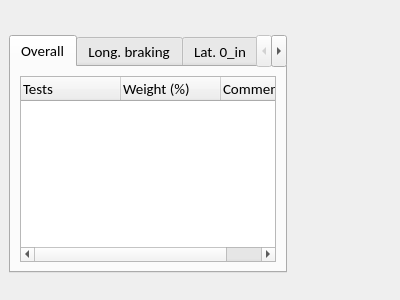
<?xml version="1.0" encoding="UTF-8"?>
<ui version="4.0">
 <class>QWFormSetWeight1</class>
 <widget class="QWidget" name="QWFormSetWeight1">
  <property name="geometry">
   <rect>
    <x>0</x>
    <y>0</y>
    <width>400</width>
    <height>300</height>
   </rect>
  </property>
  <property name="windowTitle">
   <string>Form</string>
  </property>
  <widget class="QTabWidget" name="tabWidget">
   <property name="geometry">
    <rect>
     <x>9</x>
     <y>35</y>
     <width>278</width>
     <height>238</height>
    </rect>
   </property>
   <property name="font">
    <font>
     <family>Calibri</family>
     <pointsize>11</pointsize>
    </font>
   </property>
   <property name="whatsThis">
    <string>&lt;html&gt;&lt;head/&gt;&lt;body&gt;&lt;p&gt;&lt;br/&gt;&lt;/p&gt;&lt;/body&gt;&lt;/html&gt;</string>
   </property>
   <property name="currentIndex">
    <number>0</number>
   </property>
   <widget class="QWidget" name="overall">
    <attribute name="title">
     <string>Overall</string>
    </attribute>
    <layout class="QGridLayout" name="gridLayout">
     <item row="0" column="0">
      <widget class="QTreeWidget" name="tree_overall">
       <property name="font">
        <font>
         <family>Calibri</family>
         <pointsize>11</pointsize>
        </font>
       </property>
       <column>
        <property name="text">
         <string>Tests</string>
        </property>
       </column>
       <column>
        <property name="text">
         <string>Weight (%)</string>
        </property>
       </column>
       <column>
        <property name="text">
         <string>Comments</string>
        </property>
       </column>
      </widget>
     </item>
    </layout>
   </widget>
   <widget class="QWidget" name="test1">
    <attribute name="title">
     <string>Long. braking</string>
    </attribute>
    <layout class="QGridLayout" name="gridLayout_2">
     <item row="0" column="0">
      <widget class="QTreeWidget" name="tree_test1">
       <column>
        <property name="text">
         <string>Parameters</string>
        </property>
       </column>
       <column>
        <property name="text">
         <string>Weight (%)</string>
        </property>
       </column>
       <column>
        <property name="text">
         <string>Comments</string>
        </property>
       </column>
      </widget>
     </item>
    </layout>
   </widget>
   <widget class="QWidget" name="test2">
    <attribute name="title">
     <string>Lat. 0_in</string>
    </attribute>
    <layout class="QGridLayout" name="gridLayout_3">
     <item row="0" column="0">
      <widget class="QTreeWidget" name="tree_test2">
       <column>
        <property name="text">
         <string>Parameters</string>
        </property>
       </column>
       <column>
        <property name="text">
         <string>Weight (%)</string>
        </property>
       </column>
       <column>
        <property name="text">
         <string>Comments</string>
        </property>
       </column>
      </widget>
     </item>
    </layout>
   </widget>
   <widget class="QWidget" name="test3">
    <attribute name="title">
     <string>Lat. 0_anti</string>
    </attribute>
    <layout class="QGridLayout" name="gridLayout_4">
     <item row="0" column="0">
      <widget class="QTreeWidget" name="tree_test3">
       <column>
        <property name="text">
         <string>Parameters</string>
        </property>
       </column>
       <column>
        <property name="text">
         <string>Weight (%)</string>
        </property>
       </column>
       <column>
        <property name="text">
         <string>Comments</string>
        </property>
       </column>
      </widget>
     </item>
    </layout>
   </widget>
   <widget class="QWidget" name="test4">
    <attribute name="title">
     <string>Lat. -30_in</string>
    </attribute>
    <layout class="QGridLayout" name="gridLayout_5">
     <item row="0" column="0">
      <widget class="QTreeWidget" name="tree_test4">
       <column>
        <property name="text">
         <string>Parameters</string>
        </property>
       </column>
       <column>
        <property name="text">
         <string>Weight (%)</string>
        </property>
       </column>
       <column>
        <property name="text">
         <string>Comments</string>
        </property>
       </column>
      </widget>
     </item>
    </layout>
   </widget>
   <widget class="QWidget" name="test5">
    <attribute name="title">
     <string>Alig. T_in</string>
    </attribute>
    <layout class="QGridLayout" name="gridLayout_6">
     <item row="0" column="0">
      <widget class="QTreeWidget" name="tree_test5">
       <column>
        <property name="text">
         <string>Parameters</string>
        </property>
       </column>
       <column>
        <property name="text">
         <string>Weight (%)</string>
        </property>
       </column>
       <column>
        <property name="text">
         <string>Comments</string>
        </property>
       </column>
      </widget>
     </item>
    </layout>
   </widget>
   <widget class="QWidget" name="test6">
    <attribute name="title">
     <string>Alig. T_anti</string>
    </attribute>
    <layout class="QGridLayout" name="gridLayout_7">
     <item row="0" column="0">
      <widget class="QTreeWidget" name="tree_test6">
       <column>
        <property name="text">
         <string>Parameters</string>
        </property>
       </column>
       <column>
        <property name="text">
         <string>Weight (%)</string>
        </property>
       </column>
       <column>
        <property name="text">
         <string>Comments</string>
        </property>
       </column>
      </widget>
     </item>
    </layout>
   </widget>
   <widget class="QWidget" name="test7">
    <attribute name="title">
     <string>Steering</string>
    </attribute>
    <layout class="QGridLayout" name="gridLayout_8">
     <item row="0" column="0">
      <widget class="QTreeWidget" name="tree_test7">
       <column>
        <property name="text">
         <string>Parameters</string>
        </property>
       </column>
       <column>
        <property name="text">
         <string>Weight (%)</string>
        </property>
       </column>
       <column>
        <property name="text">
         <string>Comments</string>
        </property>
       </column>
      </widget>
     </item>
    </layout>
   </widget>
   <widget class="QWidget" name="test8">
    <attribute name="title">
     <string>Roll</string>
    </attribute>
    <layout class="QGridLayout" name="gridLayout_9">
     <item row="0" column="0">
      <widget class="QTreeWidget" name="tree_test8">
       <column>
        <property name="text">
         <string>Parameters</string>
        </property>
       </column>
       <column>
        <property name="text">
         <string>Weight (%)</string>
        </property>
       </column>
       <column>
        <property name="text">
         <string>Comments</string>
        </property>
       </column>
      </widget>
     </item>
    </layout>
   </widget>
   <widget class="QWidget" name="test10">
    <attribute name="title">
     <string>Vertical</string>
    </attribute>
    <layout class="QGridLayout" name="gridLayout_10">
     <item row="0" column="0">
      <widget class="QTreeWidget" name="tree_test10">
       <column>
        <property name="text">
         <string>Parameters</string>
        </property>
       </column>
       <column>
        <property name="text">
         <string>Weight (%)</string>
        </property>
       </column>
       <column>
        <property name="text">
         <string>Comments</string>
        </property>
       </column>
      </widget>
     </item>
    </layout>
   </widget>
   <widget class="QWidget" name="strapped">
    <attribute name="title">
     <string>Long. acc</string>
    </attribute>
    <layout class="QGridLayout" name="gridLayout_11">
     <item row="0" column="0">
      <widget class="QTreeWidget" name="tree_strapped">
       <column>
        <property name="text">
         <string>Parameters</string>
        </property>
       </column>
       <column>
        <property name="text">
         <string>Weight (%)</string>
        </property>
       </column>
       <column>
        <property name="text">
         <string>Comments</string>
        </property>
       </column>
      </widget>
     </item>
    </layout>
   </widget>
  </widget>
  <action name="actImport">
   <property name="text">
    <string>Import Setting</string>
   </property>
   <property name="font">
    <font>
     <family>Microsoft YaHei UI</family>
     <pointsize>14</pointsize>
    </font>
   </property>
  </action>
  <action name="actSave">
   <property name="text">
    <string>Save Setting As</string>
   </property>
   <property name="font">
    <font>
     <family>Microsoft YaHei UI</family>
     <pointsize>14</pointsize>
    </font>
   </property>
  </action>
  <action name="actResetAll">
   <property name="text">
    <string>Reset All</string>
   </property>
   <property name="font">
    <font>
     <family>Microsoft YaHei UI</family>
     <pointsize>14</pointsize>
    </font>
   </property>
  </action>
  <action name="actUndo">
   <property name="text">
    <string>Undo</string>
   </property>
   <property name="font">
    <font>
     <family>Microsoft YaHei UI</family>
     <pointsize>14</pointsize>
    </font>
   </property>
  </action>
  <action name="actRedo">
   <property name="text">
    <string>Redo</string>
   </property>
   <property name="font">
    <font>
     <family>Microsoft YaHei UI</family>
     <pointsize>14</pointsize>
    </font>
   </property>
  </action>
  <action name="actResetLoc">
   <property name="text">
    <string>Reset Current Page</string>
   </property>
   <property name="font">
    <font>
     <family>Microsoft YaHei UI</family>
     <pointsize>14</pointsize>
    </font>
   </property>
  </action>
  <action name="actSeparator1">
   <property name="enabled">
    <bool>false</bool>
   </property>
   <property name="text">
    <string>|</string>
   </property>
  </action>
  <action name="actSeparator2">
   <property name="enabled">
    <bool>false</bool>
   </property>
   <property name="text">
    <string>|</string>
   </property>
  </action>
  <action name="actSeparator3">
   <property name="enabled">
    <bool>false</bool>
   </property>
   <property name="text">
    <string>|</string>
   </property>
  </action>
 </widget>
 <resources/>
 <connections/>
</ui>
